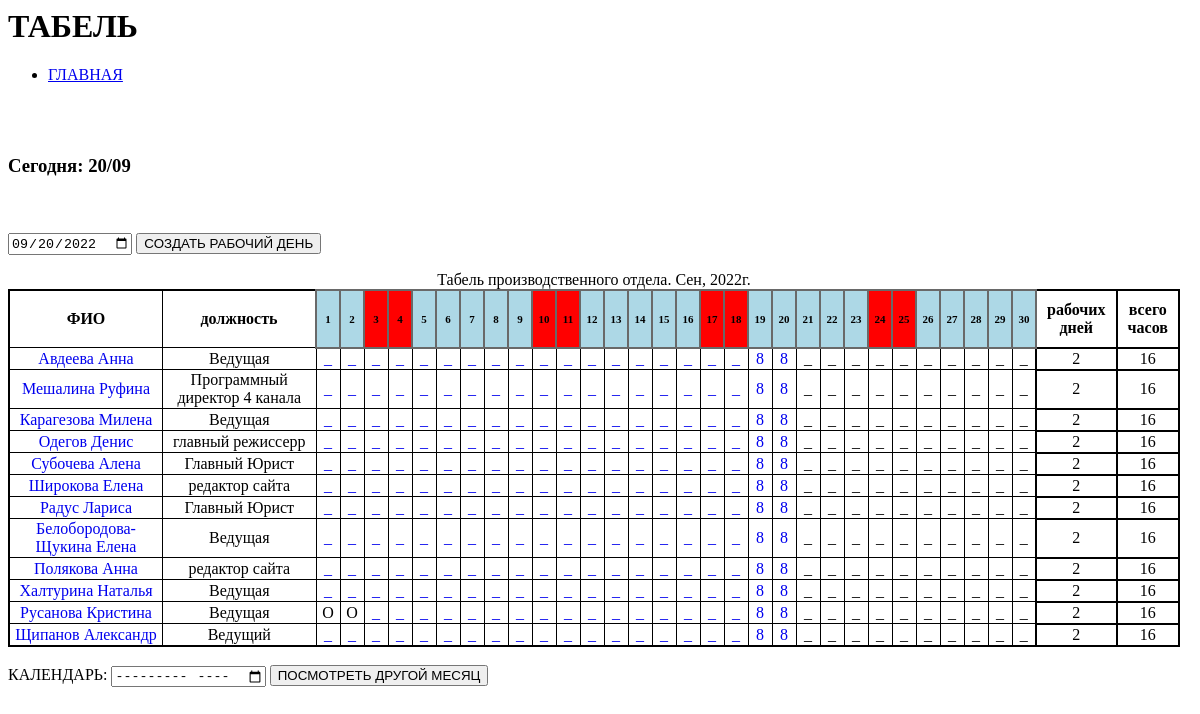
/tabel/, run on the app's committed database.
### main/models.py (models this page shows, shortened)
class Dolzhnost(models.Model):
    titleDolzhnost=models.CharField('Должность', max_length=100, default='Разнорабочий')
    def __str__(self):
        return self.titleDolzhnost

class Peoples(models.Model):
    male='муж'
    female='жен'
    female_choices=[('мужской', male), ('женский', female)]
    name=models.CharField('Имя',max_length=20,blank=True)
    sename=models.CharField('Отчество', max_length=50, blank=True)
    familia=models.CharField('Фамилия',max_length=50,blank=True)
    female=models.CharField('Пол', max_length=10, choices=female_choices, default='муж')
    dateOfBirth=models.DateField('Дата рождения', blank=True, null=True)
    dateStartWork=models.DateField('Дата приема на работу',blank=True, null=True)
    dateFinishtWork=models.DateField('Дата увольнения',blank=True, null=True)
    create_at=models.DateTimeField('дата создания записи', auto_now_add=True)
    modify_at=models.DateTimeField('Дата редактирования записи',auto_now=True)
    photo=models.ImageField('Фото', upload_to='photos/%Y/%m/%d/', blank=True)
    dolzhnost = models.ForeignKey(Dolzhnost, on_delete=models.PROTECT, null=True, verbose_name='Должность')
    programma=models.ManyToManyField(Programm, through='Progconnect', through_fields=('peop', 'prog'), verbose_name='Программа')
    otdel_people=models.ForeignKey(Otdels, on_delete=models.PROTECT, null=True, verbose_name="Отдел")
    class Meta:
        verbose_name_plural='Сотрудники'

### main/views.py (the view, shortened to what this page needs)
# urls.py: path('tabel/', TabelView.as_view(), name = 'tabel' ),
class TabelView(TemplateView):
    template_name = 'main/tabel.html'
    def get_context_data(self, **kwargs):
        context=super(TabelView, self).get_context_data(**kwargs)
        d = datetime.now()
        data={
            'tabelDateWork':d.date(),
        }
        allPeople = Peoples.objects.all()
        call_tabel = viewtabel(d, allPeople)
        context.update(call_tabel)
        context['allPeople']=allPeople
        context['formEnterDate']=DateForm(prefix='aform_pre')
        context['createTabelDay']=CreateTabelNewDay(initial=data, prefix='bform_pre')
        return context

### main/forms.py
class DateForm(forms.Form):
    date=forms.CharField(required=False, widget=DateInput(format='%d-%m-%Y', attrs={'type': 'month'}), label='КАЛЕНДАРЬ')

class CreateTabelNewDay(forms.Form):
    tabelDateWork=forms.DateField(required=False, widget=DateInput(format='%Y-%m-%d', attrs={'type': 'date'}), label=False)

### main/views.py (called while the page is built)
def creatMonth(d):
    daymonth = []
    weekend = []
    lengthmonth = calendar.monthrange(d.year, d.month)
    for ii in range(1, lengthmonth[1] + 1):
        daymonth.append(ii)
        holiday = calendar.weekday(d.year, d.month, ii)
        if holiday == 5 or holiday == 6:
            weekend.append(ii)
    contextMonth={
        'daymonth': daymonth,
        'weekend': weekend,
        'today': datetime.now(),
    }
    return contextMonth

### main/templates/main/tabel.html (shortened to what this page needs)
{% load static %}
<link rel="stylesheet" href="{% static 'css/stylesheet_new.css'%}" type="text/css">
{% block content %}
    <h1 class="mt-3 justify-content-center">{{ tabel }}</h1>
    <ul class="nav nav-pills nav-justified">
   <li class="nav-item"> <a class="nav-link active" aria-current="page" href="{% url 'index' %}">ГЛАВНАЯ  </a></li>
    </ul>
<h3>Сегодня: {% now "d/m" %}</h3>
    <form method="POST" id="CreateTabelNewDay_form" actions="tabel" enctype="multipart/form-data">
{{ createTabelDay }}
    <button type="submit"  name="{{ createTabelDay.prefix }}" form="CreateTabelNewDay_form" value="createTabelNewDay">СОЗДАТЬ РАБОЧИЙ ДЕНЬ</button>
       </form>
{% with date_day_today=view_date|date:"d" %}
{% with date_month=view_date|date:"m" %}
{% with date_year=view_date|date:"Y" %}
<table>
     <caption>Табель производственного отдела. {{ view_date|date:"M"}}, {{ view_date|date:"Y"  }}г.</caption>
   <tr>
    <th class="tabel-th">ФИО</th>
    <th class="tabel-th">должность</th>
    {% for day in daymonth %}
        {% if day in weekend %}
            <th style="text-align: center; border: 2px  solid dimgrey; background: red">
        {% else %}
            <th style="text-align: center; border: 2px  solid dimgrey; background: lightblue">
        {% endif %}
     <span style="font-size: 11px"> {{ day }}</span>
       </th>
     {% endfor %}
   <th class="th_workday" >рабочих<br>дней</th>
   <th class="th_workday">всего<br>часов</th>
   </tr>
    {% for all_dict in tabeldata %}
        <tr>
            <td><a style="text-decoration: none; " href="{% url 'preview' all_dict.id  %}"> {{all_dict.familia}} {{all_dict.name}}</a></td>
<td>{{all_dict.dolzhnost}}</td>
            {% for each_dict_k, each_dict_v in all_dict.items %}
            {% for date_day, data_work in each_dict_v.items %}
                {% for data_work_id,data_work_val in data_work.items %}
                    {% if data_work_val == 'О' or data_work_val == 'Б' or data_work_val == 'П' or data_work_val == 'Х' %}
                        <td>{{ data_work_val }}</td>
                    {% elif data_work_val == ' ' and date_day > date_day_today %}
                        <td>_</td>
                    {% elif data_work_val == ' ' or data_work_val == 0  and date_day < date_day_today %}
                        <td><a style="text-decoration: none;" title='{{ all_dict.familia }}' href="{% url 'createworkday' all_dict.id data_work_id 0 date_day date_month date_year   %}" >_</a></td>
                    {% else %}
                        <td><a style="text-decoration: none;" title='{{ all_dict.familia }}' href="{% url 'createworkday' all_dict.id data_work_id data_work_val date_day date_month date_year  %}" >{{ data_work_val }}</a></td>
                    {% endif %}
                {% endfor %}
            {% endfor %}
            {% endfor %}
        <td  class="td_workday">{{ all_dict.dni_sum }}</td>
<td class="td_workday">{{ all_dict.chasi_sum }}</td>
        </tr>
{% endfor %}
{% endwith %}
{% endwith %}
{% endwith %}
    </table>
 <form method="POST" id="viewAtherMonth"  actions="tabel" enctype="multipart/form-data">
        {{formEnterDate}}
 <button type="submit" name="{{ formEnterDate.prefix }}" form="viewAtherMonth" value="viewAtherMonth">ПОСМОТРЕТЬ ДРУГОЙ МЕСЯЦ</button>
       </form>
{% endblock %}

### static/css/stylesheet_new.css (style rules this page uses)
table { border: 2px solid; border-collapse: collapse; empty-cells: hide; }
td { border: 1px solid; text-align: center; width: 20px; }
th { border: 1px solid; text-align: center; width: 20px; }
.tabel-th { width: 150px; }
.td_workday { border: 2px solid; text-align: center; }
.th_workday { border: 2px solid; text-align: center; padding: 10px; }

### data on the page
Dolzhnost: familia "Авдеева", name "Анна", dolzhnost "Ведущая", data_work "8" "8" "8" "8" "8" "8" "8" "8" "8" "8", dni_sum "2", chasi_sum "16", familia "Карагезова", name "Милена", familia "Белобородова-Щукина", name "Елена", familia "Халтурина", name "Наталья", familia "Русанова", name "Кристина", data_work "О" "О"
Dolzhnost: familia "Мешалина", name "Руфина", dolzhnost "Программный директор 4 канала", data_work "8" "8", dni_sum "2", chasi_sum "16"
Dolzhnost: familia "Одегов", name "Денис", dolzhnost "главный режиссерр", data_work "8" "8", dni_sum "2", chasi_sum "16"
Dolzhnost: familia "Субочева", name "Алена", dolzhnost "Главный Юрист", data_work "8" "8" "8" "8", dni_sum "2", chasi_sum "16", familia "Радус", name "Лариса"
Dolzhnost: familia "Широкова", name "Елена", dolzhnost "редактор сайта", data_work "8" "8" "8" "8", dni_sum "2", chasi_sum "16", familia "Полякова", name "Анна"
Dolzhnost: familia "Щипанов", name "Александр", dolzhnost "Ведущий", data_work "8" "8", dni_sum "2", chasi_sum "16"

### other printed values
{{ tabel }} "ТАБЕЛЬ"
{{ view_date|date:"M" }} "Сен"
{{ view_date|date:"Y" }} "2022"
{{ day }} "1" "2" "3" "4" "5" "6" "7" "8" "9" "10" "11" "12" "13" "14" "15" "16" "17" "18" "19" "20" "21" "22" "23" "24" "25" "26" "27" "28" "29" "30"
